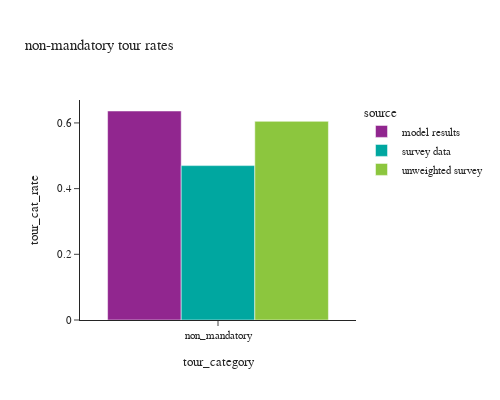

Notebook cell for this chart:
### Markdown cell above
## non-mandatory tours per person

### Code cell
df_plot = non_m_tour_data.\
    groupby(['source','tour_category'])[['trip_weight_2017_2019']].sum().reset_index(). \
    merge(df_person_count, how='left', on='source')
df_plot['tour_cat_rate'] = df_plot['trip_weight_2017_2019']/df_plot['hh_weight']

fig = px.bar(df_plot, x="tour_category", y="tour_cat_rate", color="source",barmode="group",
             title="non-mandatory tour rates")
fig.update_layout(height=400, width=500, font=dict(size=11))
fig.show()

### Figure 1 — Plotly figure (JSON) as saved in the notebook; plotly's stock layout.template omitted (floating-point values rounded to 4 significant figures)
{"data": [{"alignmentgroup": "True", "hovertemplate": "source=model results<br>tour_category=%{x}<br>tour_cat_rate=%{y}<extra></extra>", "legendgroup": "model results", "marker": {"color": "#91268F", "pattern": {"shape": ""}}, "name": "model results", "offsetgroup": "model results", "orientation": "v", "showlegend": true, "textposition": "auto", "type": "bar", "x": ["non_mandatory"], "xaxis": "x", "y": [0.6363], "yaxis": "y"}, {"alignmentgroup": "True", "hovertemplate": "source=survey data<br>tour_category=%{x}<br>tour_cat_rate=%{y}<extra></extra>", "legendgroup": "survey data", "marker": {"color": "#00A7A0", "pattern": {"shape": ""}}, "name": "survey data", "offsetgroup": "survey data", "orientation": "v", "showlegend": true, "textposition": "auto", "type": "bar", "x": ["non_mandatory"], "xaxis": "x", "y": [0.47], "yaxis": "y"}, {"alignmentgroup": "True", "hovertemplate": "source=unweighted survey<br>tour_category=%{x}<br>tour_cat_rate=%{y}<extra></extra>", "legendgroup": "unweighted survey", "marker": {"color": "#8CC63E", "pattern": {"shape": ""}}, "name": "unweighted survey", "offsetgroup": "unweighted survey", "orientation": "v", "showlegend": true, "textposition": "auto", "type": "bar", "x": ["non_mandatory"], "xaxis": "x", "y": [0.6049], "yaxis": "y"}], "layout": {"barmode": "group", "font": {"size": 11}, "height": 400, "legend": {"title": {"text": "source"}, "tracegroupgap": 0}, "title": {"text": "non-mandatory tour rates"}, "width": 500, "xaxis": {"anchor": "y", "domain": [0.0, 1.0], "title": {"text": "tour_category"}}, "yaxis": {"anchor": "x", "domain": [0.0, 1.0], "title": {"text": "tour_cat_rate"}}}}
